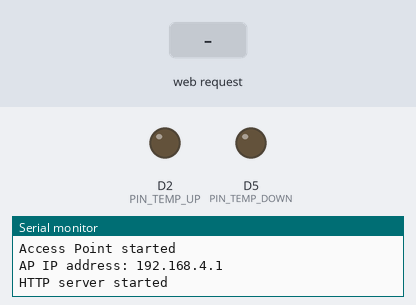
Bench run of a sketch on a simulated ESP8266 (NodeMCU). Parts: output pins drawn as LEDs (lit = HIGH), the last lines printed to the serial monitor. The inputs (shaded band) are chosen by the test bench.

Above: at 1.2 s.
1.3 s: HTTP request GET /tempup received
At 1.4 s:
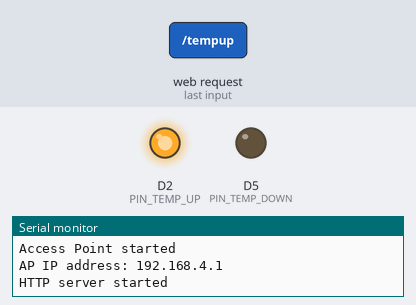
3.0 s: HTTP request GET /tempdown received
At 3.1 s:
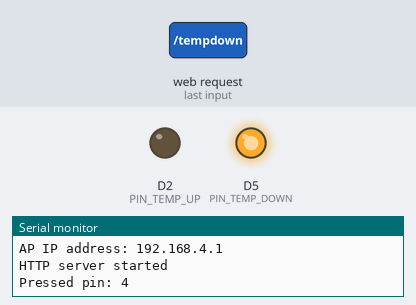
Timing chart, 0 to 6.0 s (numbered marks = the images above; inputs shaded):
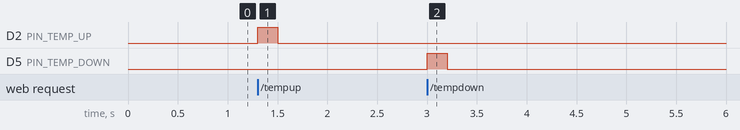

Measured:
- after the input at 1.3 s, D2 (PIN_TEMP_UP): LOW → HIGH at once, → LOW 0.20 s later
- after the input at 3.0 s, D5 (PIN_TEMP_DOWN): LOW → HIGH at once, → LOW 0.20 s later

The sketch:

AC_Controller.ino
```cpp
#include <ESP8266WiFi.h>
#include <ESP8266WebServer.h>

// Access Point credentials (ESP creates its own WiFi)
const char* apSSID     = "Akil_AC_Control";
const char* apPassword = "12345678";

ESP8266WebServer server(80);

String scheduledTime = "";
bool scheduleTriggered = false;

// Pin Definitions for BC547 Transistor Base connections (via 1k resistor)
const int PIN_POWER = D1;      // Power Button
const int PIN_TEMP_UP = D2;    // Temperature UP Button
const int PIN_TEMP_DOWN = D5;  // Temperature DOWN Button

// Function to simulate a button press
void pressButton(int pin) {
  digitalWrite(pin, HIGH); // Send signal to Transistor base
  delay(200);              // Hold the button for 200 ms
  digitalWrite(pin, LOW);  // Release button
  Serial.print("Pressed pin: ");
  Serial.println(pin);
}

// Web assets are stored in web_data.h to prevent Arduino IDE preprocessor
// from misreading JavaScript keywords as C++ function declarations.
#include "web_data.h"

// Route handlers
void handlePower()    { pressButton(PIN_POWER);     server.send(200, "text/plain", "Power Button Pressed"); }
void handleTempUp()   { pressButton(PIN_TEMP_UP);   server.send(200, "text/plain", "Temp Up Pressed"); }
void handleTempDown() { pressButton(PIN_TEMP_DOWN); server.send(200, "text/plain", "Temp Down Pressed"); }
void handleSchedule() {
  if (server.hasArg("time")) {
    scheduledTime = server.arg("time");
    scheduleTriggered = false;
    server.send(200, "text/plain", "Scheduled for " + scheduledTime);
    Serial.println("Scheduled for " + scheduledTime);
  } else {
    server.send(400, "text/plain", "Bad Request");
  }
}
void handleNotFound() { server.send(404, "text/plain", "Not Found"); }

void setup() {
  Serial.begin(115200);
  pinMode(PIN_POWER, OUTPUT); pinMode(PIN_TEMP_UP, OUTPUT); pinMode(PIN_TEMP_DOWN, OUTPUT);
  digitalWrite(PIN_POWER, LOW); digitalWrite(PIN_TEMP_UP, LOW); digitalWrite(PIN_TEMP_DOWN, LOW);

  // Start in AP mode — ESP creates its own WiFi hotspot
  WiFi.mode(WIFI_AP);
  WiFi.softAP(apSSID, apPassword);
  Serial.println("Access Point started");
  Serial.print("AP IP address: "); Serial.println(WiFi.softAPIP()); // default: 192.168.4.1

  // Serve UI assets from PROGMEM
  server.on("/",            []() { server.send_P(200, "text/html",        html_page);    });
  server.on("/index.html",  []() { server.send_P(200, "text/html",        html_page);    });
  server.on("/manifest.json",[]() { server.send_P(200, "application/json", manifest_json); });
  server.on("/sw.js",       []() { server.send_P(200, "application/javascript", sw_js);  });
  server.on("/icon.svg",    []() { server.send_P(200, "image/svg+xml",    icon_svg);     });

  // Control APIs — match index.html exactly
  server.on("/power",    handlePower);
  server.on("/tempup",   handleTempUp);    // matches index.html /tempup
  server.on("/tempdown", handleTempDown);  // matches index.html /tempdown
  server.on("/schedule", handleSchedule);

  // Stub handlers for extra buttons (avoid 404s)
  auto ok = [](){ server.send(200, "text/plain", "OK"); };
  server.on("/timer_on",   ok); server.on("/timer_off",  ok);
  server.on("/clock",      ok); server.on("/swing",       ok);
  server.on("/energy_save",ok); server.on("/turbo",       ok);
  server.on("/sleep",      ok); server.on("/light",       ok);
  server.on("/temp_btn",   ok);

  server.onNotFound(handleNotFound);
  server.begin(); Serial.println("HTTP server started");
}

void loop() {
  server.handleClient();
  // Note: Schedule feature requires NTP (internet). In AP mode the ESP has
  // no internet, so schedule is accepted but won't auto-trigger by time.
  // To enable scheduling, switch to WIFI_STA mode and restore configTime().
}
```

Source omitted: web_data.h (15286 bytes)
